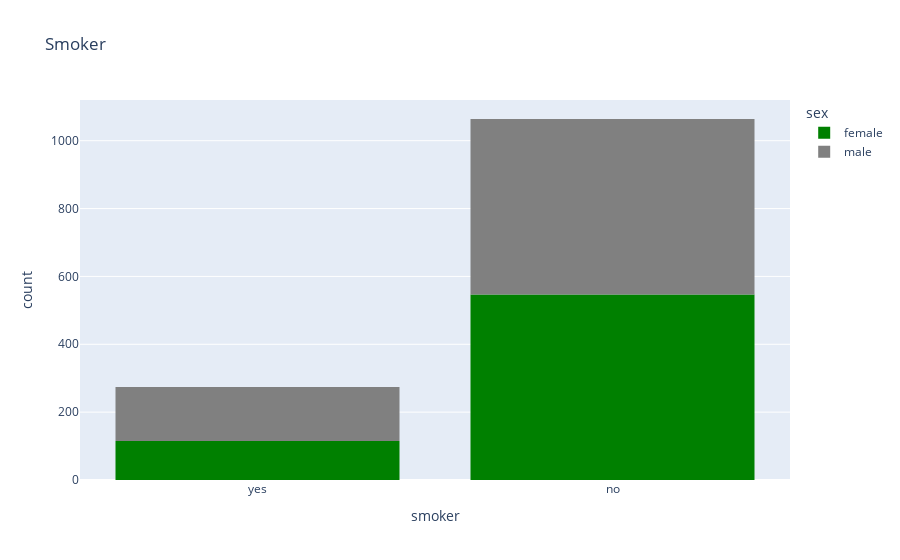

Here is the notebook cell this chart was saved with:
### Code cell
px.histogram(medical_df, 
                   x='smoker',
                   color='sex', 
                   color_discrete_sequence=['green', 'grey'], 
                   title='Smoker')

### Figure 1 — Plotly figure (JSON) as saved in the notebook; plotly's stock layout.template omitted (floating-point values rounded to 4 significant figures; data arrays with more than 128 entries replaced by an {"elided": "..."} marker saying what was removed)
{"data": [{"alignmentgroup": "True", "bingroup": "x", "hovertemplate": "sex=female<br>smoker=%{x}<br>count=%{y}<extra></extra>", "legendgroup": "female", "marker": {"color": "green", "pattern": {"shape": ""}}, "name": "female", "offsetgroup": "female", "orientation": "v", "showlegend": true, "type": "histogram", "x": {"elided": "662 str values"}, "xaxis": "x", "yaxis": "y"}, {"alignmentgroup": "True", "bingroup": "x", "hovertemplate": "sex=male<br>smoker=%{x}<br>count=%{y}<extra></extra>", "legendgroup": "male", "marker": {"color": "grey", "pattern": {"shape": ""}}, "name": "male", "offsetgroup": "male", "orientation": "v", "showlegend": true, "type": "histogram", "x": {"elided": "676 str values"}, "xaxis": "x", "yaxis": "y"}], "layout": {"barmode": "relative", "legend": {"title": {"text": "sex"}, "tracegroupgap": 0}, "title": {"text": "Smoker"}, "xaxis": {"anchor": "y", "domain": [0, 1], "title": {"text": "smoker"}}, "yaxis": {"anchor": "x", "domain": [0, 1], "title": {"text": "count"}}}}
